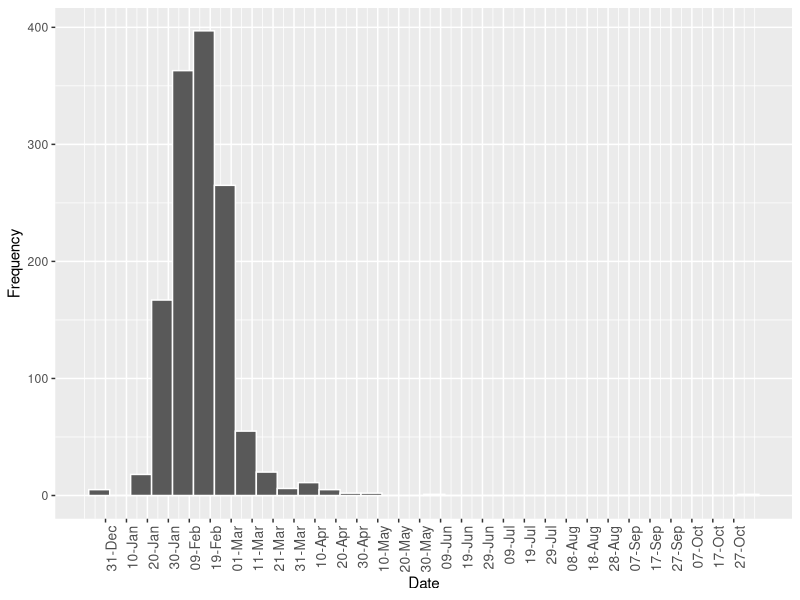

Source code (R):
# Title     : TODO
# Objective : TODO
# Created by: zha0rong
# Created on: 2/4/18
library('stringr')
library('tidyr')
library('ggplot2')
library('scales')
Data=read.csv('Data_table.csv')
colnames(Data)=c('Institution','ProgramDetail','DecisionDate','Status','DataAddedDate','Note')
Data=subset(Data,Data$Institution!='Institution')
Final_Data=separate(Data,DecisionDate,into = c('Decision','Date'),sep = 'via',remove = T)
Final_Data=separate(Final_Data,Date,into = c('Method','Date'),sep = ' on ',remove = T)
Final_Data=separate(Final_Data,Date,into = c('Date','Misc'),sep = ' Undergrad ',remove = T)
Final_Data$Misc=NULL
Final_Data$Note=NULL
Final_Data$Status=NULL
Final_Data$DataAddedDate=NULL
Rust=as.matrix(Final_Data[,2])
for (i in 1:nrow(Rust)) {
  Rust[i,]=gsub('PhD \\(','/ PhD \\(',Rust[i,])
  Rust[i,]=gsub('Masters \\(','/ Masters \\(',Rust[i,])
  Rust[i,]=gsub('Other \\(','/ Other \\(',Rust[i,])
  Rust[i,]=gsub('\\(\\?','/ \\(\\?',Rust[i,])
  Rust[i,]=gsub('\\(F','/ \\(F',Rust[i,])
  Rust[i,]=gsub('\\(S','/ \\(S',Rust[i,])
} #Use to separate the Program and Degree#
rm(i)
Rust=as.data.frame(Rust)
Rust=separate(Rust,V1,into = c('Program','Degree','Season'),sep = '/',remove = T)
for (i in 1:nrow(Rust)) {
  Rust[i,1]=gsub('\\(','',Rust[i,1])
  Rust[i,1]=gsub('\\)','',Rust[i,1])
  Rust[i,1]=gsub('\\,','',Rust[i,1])
}
rm(i)
Rust=as.matrix(cbind(Rust,Final_Data$Date))
colnames(Rust)=c('Program','Degree','Season','Date')
Rust=as.data.frame(Rust)
Rust=separate(Rust,Date,c('day','month','year'),sep = ' ',remove = T)
Rust$Date=paste(Rust$day,Rust$month,' ')
Rust$day=NULL
Rust$month=NULL
Rust$Date=format(Rust$Date,format='%b %d')
Rust$converted=as.Date(Rust$Date,'%d %b')
Rust=na.omit(Rust)
png('FrequencyAnalysis.png')
ggplot(Rust,aes(x=converted))+geom_histogram(binwidth=10, colour="white")+scale_x_date(labels = date_format("%d-%b"), breaks =seq(min(Rust$converted)-1, max(Rust$converted)+1, 10))+theme(axis.text.x = element_text(angle = 90, hjust = 1,size = 10))+xlab('Date')+ylab('Frequency')
dev.off()
